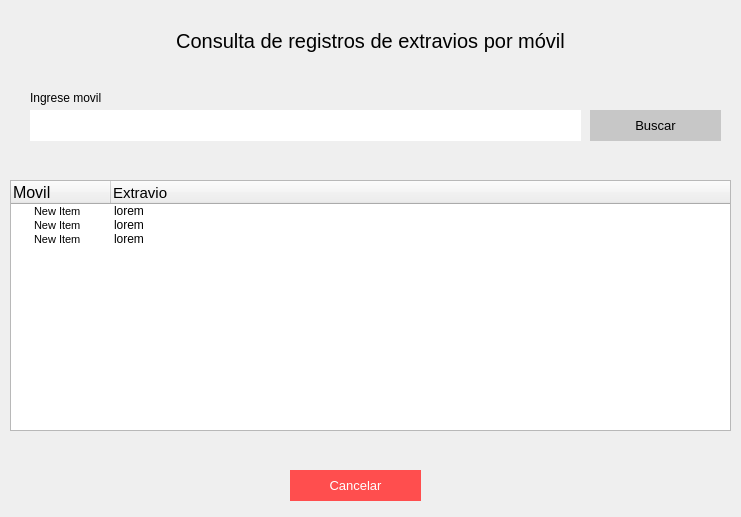
<?xml version="1.0" encoding="UTF-8"?>
<ui version="4.0">
 <class>Form</class>
 <widget class="QWidget" name="Form">
  <property name="geometry">
   <rect>
    <x>0</x>
    <y>0</y>
    <width>741</width>
    <height>517</height>
   </rect>
  </property>
  <property name="windowTitle">
   <string>Form</string>
  </property>
  <widget class="QLabel" name="label_2">
   <property name="geometry">
    <rect>
     <x>10</x>
     <y>20</y>
     <width>721</width>
     <height>41</height>
    </rect>
   </property>
   <property name="styleSheet">
    <string notr="true">font-size:20px;
</string>
   </property>
   <property name="text">
    <string>Consulta de registros de extravios por móvil</string>
   </property>
   <property name="alignment">
    <set>Qt::AlignCenter</set>
   </property>
  </widget>
  <widget class="QTreeWidget" name="ca_tabla">
   <property name="geometry">
    <rect>
     <x>10</x>
     <y>180</y>
     <width>721</width>
     <height>251</height>
    </rect>
   </property>
   <column>
    <property name="text">
     <string>Movil</string>
    </property>
    <property name="font">
     <font>
      <pointsize>12</pointsize>
     </font>
    </property>
   </column>
   <column>
    <property name="text">
     <string>Extravio</string>
    </property>
    <property name="font">
     <font>
      <pointsize>11</pointsize>
     </font>
    </property>
   </column>
   <item>
    <property name="text">
     <string>New Item</string>
    </property>
    <property name="font">
     <font>
      <pointsize>8</pointsize>
     </font>
    </property>
    <property name="text">
     <string>lorem</string>
    </property>
   </item>
   <item>
    <property name="text">
     <string>New Item</string>
    </property>
    <property name="font">
     <font>
      <pointsize>8</pointsize>
     </font>
    </property>
    <property name="text">
     <string>lorem</string>
    </property>
   </item>
   <item>
    <property name="text">
     <string>New Item</string>
    </property>
    <property name="font">
     <font>
      <pointsize>8</pointsize>
     </font>
    </property>
    <property name="text">
     <string>lorem</string>
    </property>
   </item>
  </widget>
  <widget class="QPushButton" name="ca_btn_buscar">
   <property name="geometry">
    <rect>
     <x>590</x>
     <y>110</y>
     <width>131</width>
     <height>31</height>
    </rect>
   </property>
   <property name="styleSheet">
    <string notr="true">background-color: rgb(199, 199, 199);
color:black;
font-size:10pt;
border:none;</string>
   </property>
   <property name="text">
    <string>Buscar</string>
   </property>
  </widget>
  <widget class="QLabel" name="label">
   <property name="geometry">
    <rect>
     <x>30</x>
     <y>90</y>
     <width>541</width>
     <height>16</height>
    </rect>
   </property>
   <property name="text">
    <string>Ingrese movil</string>
   </property>
  </widget>
  <widget class="QPushButton" name="pushButton">
   <property name="geometry">
    <rect>
     <x>290</x>
     <y>470</y>
     <width>131</width>
     <height>31</height>
    </rect>
   </property>
   <property name="styleSheet">
    <string notr="true">color:white;
font-size:10pt;
border:none;
background-color:#ff4e4e;</string>
   </property>
   <property name="text">
    <string>Cancelar</string>
   </property>
  </widget>
  <widget class="QLineEdit" name="ca_input_buscar">
   <property name="geometry">
    <rect>
     <x>30</x>
     <y>110</y>
     <width>551</width>
     <height>31</height>
    </rect>
   </property>
   <property name="styleSheet">
    <string notr="true">border:none;
background-color: rgb(255, 255, 255);
font: 11pt &quot;MS Shell Dlg 2&quot;;</string>
   </property>
  </widget>
 </widget>
 <tabstops>
  <tabstop>ca_tabla</tabstop>
 </tabstops>
 <resources/>
 <connections/>
</ui>
